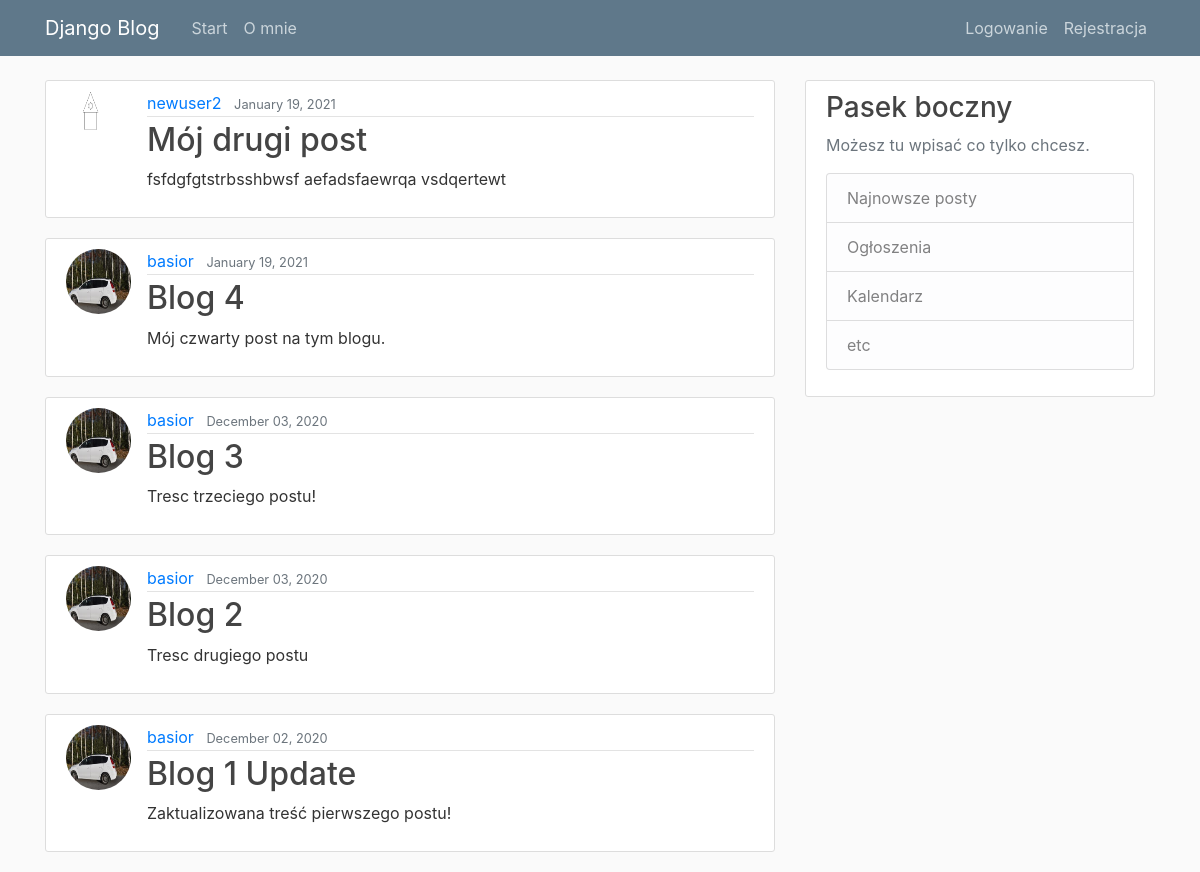
Before: / with the older database file.
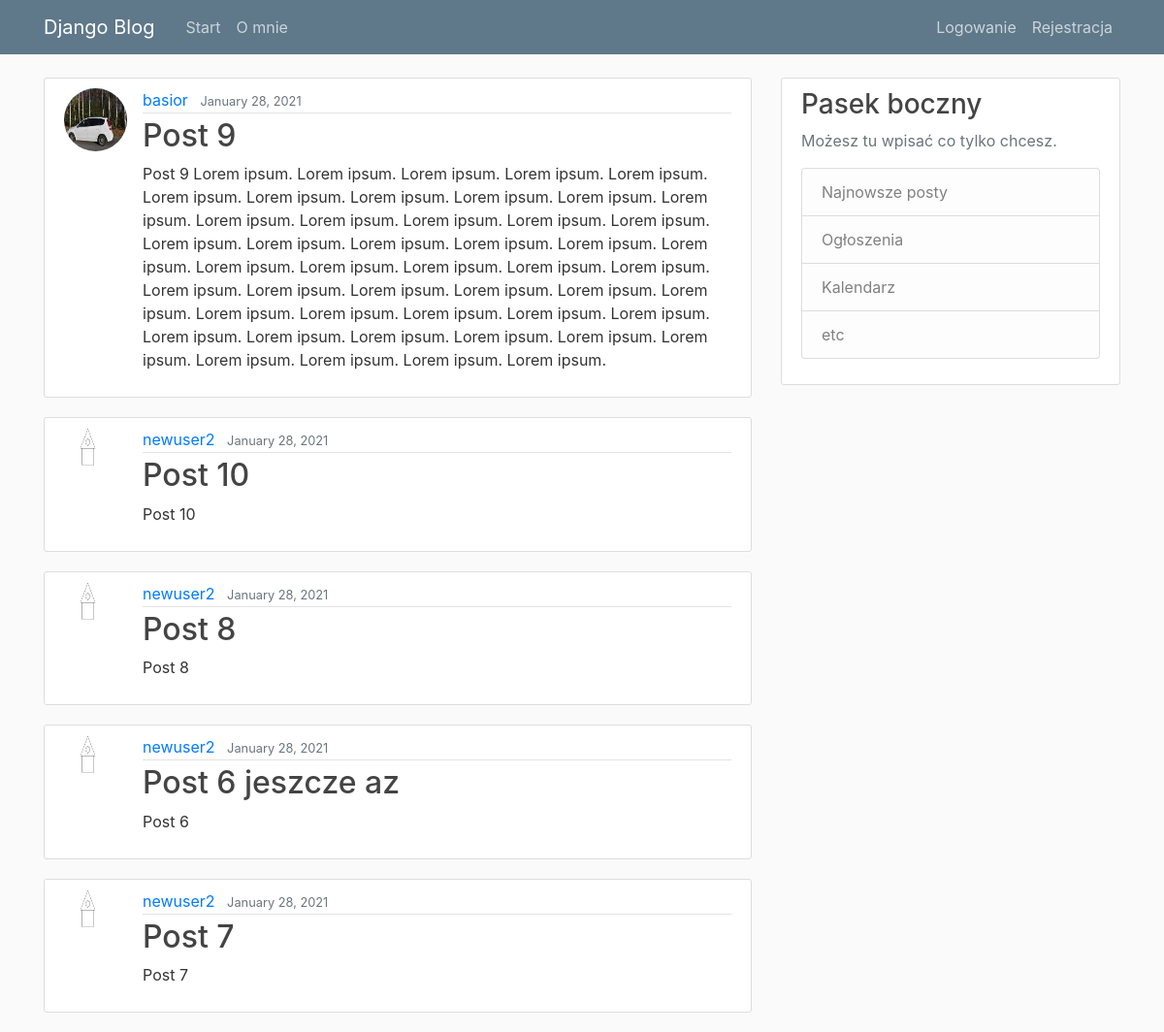
After: the same page with the newer database file.
### blog/models.py (models this page shows, shortened)
class Post(models.Model):
    title = models.CharField(max_length=100)
    content = models.TextField()
    date_posted = models.DateTimeField(default=timezone.now)
    author = models.ForeignKey(User, on_delete=models.CASCADE)

### users/models.py (models this page shows, shortened)
class Profile(models.Model):
    user = models.OneToOneField(User, on_delete=models.CASCADE)
    image = models.ImageField(default='default.jpg', upload_to='profile_pics')

### blog/views.py (the view)
# urls.py: path('', PostListView.as_view(), name='blog-home'),
class PostListView(ListView):
    model = Post
    template_name = 'blog/home.html'
    context_object_name = 'posts'
    ordering = ['-date_posted']
    paginate_by = 5

### blog/templates/blog/home.html
{% extends "blog/base.html" %}
{% block content %}
    {% for post in posts%}
        <article class="media content-section">
            <img class="rounded-circle article-img" src="{{ post.author.profile.image.url }}">
          <div class="media-body">
            <div class="article-metadata">
              <a class="mr-2" href="#">{{ post.author }}</a>
              <small class="text-muted">{{ post.date_posted|date:"F d, Y" }}</small>
            </div>
            <h2><a class="article-title" href="{% url 'post-detail' post.id %}">{{ post.title }}</a></h2>
            <p class="article-content">{{ post.content }}</p>
          </div>
        </article>
    {% endfor %}
{% endblock content %}

Changed rows visible on the page:
no longer on this page (row unchanged): Post: author.profile.image (picture), author "newuser2", date_posted "January 19, 2021", title "Mój drugi post", content "fsfdgfgtstrbsshbwsf aefadsfaewrqa vsdqertewt"
removed Post: author.profile.image (picture), author "basior", date_posted "January 19, 2021", title "Blog 4", content "Mój czwarty post na tym blogu."
no longer on this page (row unchanged): Post: author.profile.image (picture), author "basior", date_posted "December 03, 2020", title "Blog 3", content "Tresc trzeciego postu!"
no longer on this page (row unchanged): Post: author.profile.image (picture), author "basior", date_posted "December 03, 2020", title "Blog 2", content "Tresc drugiego postu"
no longer on this page (row unchanged): Post: author.profile.image (picture), author "basior", date_posted "December 02, 2020", title "Blog 1 Update", content "Zaktualizowana treść pierwszego postu!"
added Post: author.profile.image (picture), author "basior", date_posted "January 28, 2021", title "Post 9", content "Post 9 Lorem ipsum. Lorem ipsum. Lorem ipsum. Lorem ipsum. Lorem ipsum. Lorem ipsum. Lorem ipsum. Lorem ipsum. Lorem ipsum. Lorem ipsum. Lorem ipsum. Lorem ipsum. Lorem ipsum. Lorem ipsum. Lorem ipsum. Lorem ipsum. Lorem ipsum. Lorem ipsum. Lorem ipsum. Lorem ipsum. Lorem ipsum. Lorem ipsum. Lorem ipsum. Lorem ipsum. Lorem ipsum. Lorem ipsum. Lorem ipsum. Lorem ipsum. Lorem ipsum. Lorem ipsum. Lorem ipsum. Lorem ipsum. Lorem ipsum. Lorem ipsum. Lorem ipsum. Lorem ipsum. Lorem ipsum. Lorem ipsum. Lorem ipsum. Lorem ipsum. Lorem ipsum. Lorem ipsum. Lorem ipsum. Lorem ipsum. Lorem ipsum. Lorem ipsum. Lorem ipsum. Lorem ipsum."
added Post: author.profile.image (picture), author "newuser2", date_posted "January 28, 2021", title "Post 10", content "Post 10"
added Post: author.profile.image (picture), author "newuser2", date_posted "January 28, 2021", title "Post 8", content "Post 8"
added Post: author.profile.image (picture), author "newuser2", date_posted "January 28, 2021", title "Post 6 jeszcze az", content "Post 6"
added Post: author.profile.image (picture), author "newuser2", date_posted "January 28, 2021", title "Post 7", content "Post 7"
